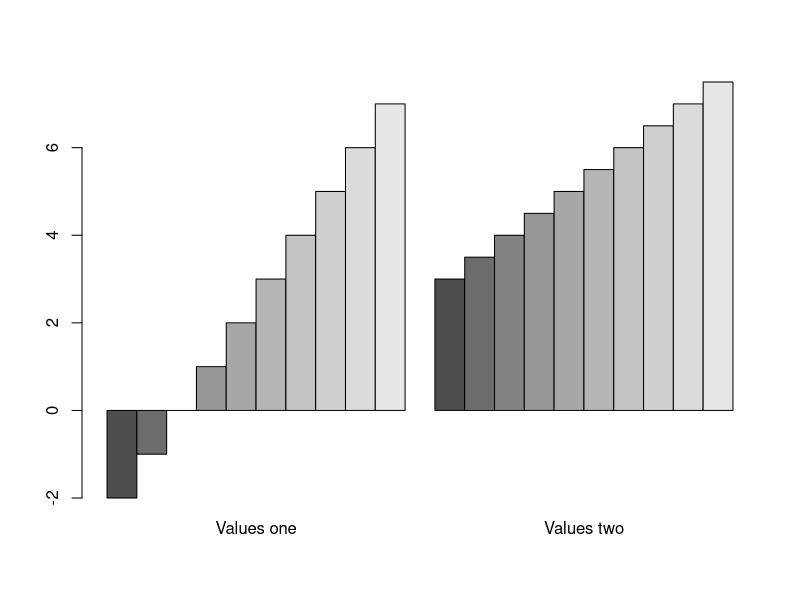

Here is the R script that generated this plot:
val_1 <-  (1:10) - 3
val_2 <- ((1:10) + 5) / 2

barplot (
  cbind(val_1, val_2),
  beside =  TRUE,
  names  = c('Values one', 'Values two')
);
